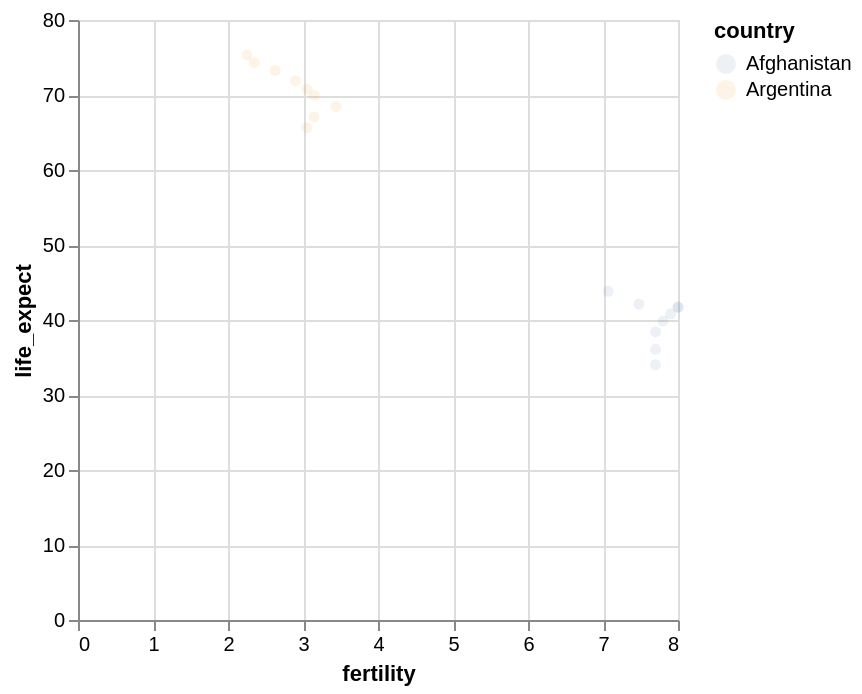

Write notebook code for a chart like this one.
### Markdown cell above
## Changing opacity

The parameter can be used to define variables, such as opacity

### Code cell
#@title Interactive fertility vs life expectancy scatterplot of two countries
import altair as alt
import pandas as pd
from vega_datasets import data

df = data.gapminder()

slider = alt.binding_range(min=0, max=1, step=0.05, name='opacity:')
op_var = alt.param(value=0.1, bind=slider)

alt.Chart(df).mark_circle(opacity=op_var).encode(
    alt.X('fertility:Q'),
    alt.Y('life_expect:Q'),
    alt.Color('country:N'),
).transform_filter((alt.datum.year > 1960)
& ((alt.datum.country == 'Afghanistan')
| (alt.datum.country == 'Argentina'))).add_params(op_var)

### Figure 1 — Vega-Lite specification as saved in the notebook (floating-point values rounded to 4 significant figures; data arrays with more than 128 entries replaced by an {"elided": "..."} marker saying what was removed)
{"config": {"view": {"continuousWidth": 300, "continuousHeight": 300}}, "data": {"name": "data-470debe790b2207869b38a22347b358b"}, "mark": {"type": "circle", "opacity": {"expr": "param_7a2a6a70197304dd"}}, "encoding": {"color": {"field": "country", "type": "nominal"}, "x": {"field": "fertility", "type": "quantitative"}, "y": {"field": "life_expect", "type": "quantitative"}}, "params": [{"name": "param_7a2a6a70197304dd", "bind": {"input": "range", "max": 1, "min": 0, "name": "opacity:", "step": 0.05}, "value": 0.1}], "transform": [{"filter": "((datum.year > 1960) && ((datum.country === 'Afghanistan') || (datum.country === 'Argentina')))"}], "$schema": "https://vega.github.io/schema/vega-lite/v6.1.0.json", "datasets": {"data-470debe790b2207869b38a22347b358b": {"elided": "693 records"}}}
